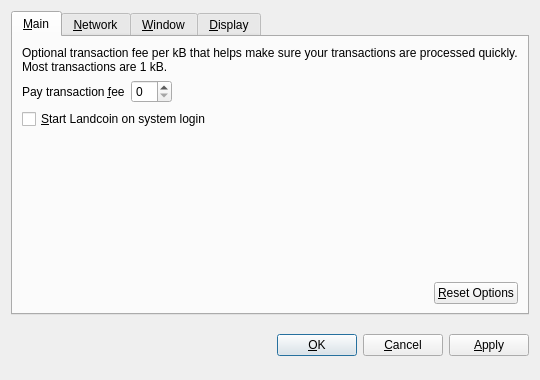
<?xml version="1.0" encoding="UTF-8"?>
<ui version="4.0">
 <class>OptionsDialog</class>
 <widget class="QDialog" name="OptionsDialog">
  <property name="geometry">
   <rect>
    <x>0</x>
    <y>0</y>
    <width>540</width>
    <height>380</height>
   </rect>
  </property>
  <property name="windowTitle">
   <string>Options</string>
  </property>
  <property name="modal">
   <bool>true</bool>
  </property>
  <layout class="QVBoxLayout" name="verticalLayout">
   <item>
    <widget class="QTabWidget" name="tabWidget">
     <property name="tabPosition">
      <enum>QTabWidget::North</enum>
     </property>
     <property name="currentIndex">
      <number>0</number>
     </property>
     <widget class="QWidget" name="tabMain">
      <attribute name="title">
       <string>&amp;Main</string>
      </attribute>
      <layout class="QVBoxLayout" name="verticalLayout_Main">
       <item>
        <widget class="QLabel" name="transactionFeeInfoLabel">
         <property name="text">
          <string>Optional transaction fee per kB that helps make sure your transactions are processed quickly. Most transactions are 1 kB.</string>
         </property>
         <property name="textFormat">
          <enum>Qt::PlainText</enum>
         </property>
         <property name="wordWrap">
          <bool>true</bool>
         </property>
        </widget>
       </item>
       <item>
        <layout class="QHBoxLayout" name="horizontalLayout_1_Main">
         <item>
          <widget class="QLabel" name="transactionFeeLabel">
           <property name="text">
            <string>Pay transaction &amp;fee</string>
           </property>
           <property name="textFormat">
            <enum>Qt::PlainText</enum>
           </property>
           <property name="buddy">
            <cstring>transactionFee</cstring>
           </property>
          </widget>
         </item>
         <item>
          <widget class="BitcoinAmountField" name="transactionFee"/>
         </item>
         <item>
          <spacer name="horizontalSpacer_1_Main">
           <property name="orientation">
            <enum>Qt::Horizontal</enum>
           </property>
           <property name="sizeHint" stdset="0">
            <size>
             <width>40</width>
             <height>20</height>
            </size>
           </property>
          </spacer>
         </item>
        </layout>
       </item>
       <item>
        <widget class="QCheckBox" name="bitcoinAtStartup">
         <property name="toolTip">
          <string>Automatically start Landcoin after logging in to the system.</string>
         </property>
         <property name="text">
          <string>&amp;Start Landcoin on system login</string>
         </property>
        </widget>
       </item>
       <item>
        <spacer name="verticalSpacer_Main">
         <property name="orientation">
          <enum>Qt::Vertical</enum>
         </property>
         <property name="sizeHint" stdset="0">
          <size>
           <width>20</width>
           <height>40</height>
          </size>
         </property>
        </spacer>
       </item>
       <item>
        <layout class="QHBoxLayout" name="horizontalLayout_2_Main">
         <item>
          <spacer name="horizontalSpacer_2_Main">
           <property name="orientation">
            <enum>Qt::Horizontal</enum>
           </property>
           <property name="sizeHint" stdset="0">
            <size>
             <width>40</width>
             <height>20</height>
            </size>
           </property>
          </spacer>
         </item>
         <item>
          <widget class="QPushButton" name="resetButton">
           <property name="toolTip">
            <string>Reset all client options to default.</string>
           </property>
           <property name="text">
            <string>&amp;Reset Options</string>
           </property>
           <property name="autoDefault">
            <bool>false</bool>
           </property>
          </widget>
         </item>
        </layout>
       </item>
      </layout>
     </widget>
     <widget class="QWidget" name="tabNetwork">
      <attribute name="title">
       <string>&amp;Network</string>
      </attribute>
      <layout class="QVBoxLayout" name="verticalLayout_Network">
       <item>
        <widget class="QCheckBox" name="mapPortUpnp">
         <property name="toolTip">
          <string>Automatically open the Landcoin client port on the router. This only works when your router supports UPnP and it is enabled.</string>
         </property>
         <property name="text">
          <string>Map port using &amp;UPnP</string>
         </property>
        </widget>
       </item>
       <item>
        <widget class="QCheckBox" name="connectSocks">
         <property name="toolTip">
          <string>Connect to the Landcoin network through a SOCKS proxy (e.g. when connecting through Tor).</string>
         </property>
         <property name="text">
          <string>&amp;Connect through SOCKS proxy:</string>
         </property>
        </widget>
       </item>
       <item>
        <layout class="QHBoxLayout" name="horizontalLayout_Network">
         <item>
          <widget class="QLabel" name="proxyIpLabel">
           <property name="text">
            <string>Proxy &amp;IP:</string>
           </property>
           <property name="textFormat">
            <enum>Qt::PlainText</enum>
           </property>
           <property name="buddy">
            <cstring>proxyIp</cstring>
           </property>
          </widget>
         </item>
         <item>
          <widget class="QValidatedLineEdit" name="proxyIp">
           <property name="maximumSize">
            <size>
             <width>140</width>
             <height>16777215</height>
            </size>
           </property>
           <property name="toolTip">
            <string>IP address of the proxy (e.g. 127.0.0.1)</string>
           </property>
          </widget>
         </item>
         <item>
          <widget class="QLabel" name="proxyPortLabel">
           <property name="text">
            <string>&amp;Port:</string>
           </property>
           <property name="textFormat">
            <enum>Qt::PlainText</enum>
           </property>
           <property name="buddy">
            <cstring>proxyPort</cstring>
           </property>
          </widget>
         </item>
         <item>
          <widget class="QLineEdit" name="proxyPort">
           <property name="maximumSize">
            <size>
             <width>55</width>
             <height>16777215</height>
            </size>
           </property>
           <property name="toolTip">
            <string>Port of the proxy (e.g. 9050)</string>
           </property>
          </widget>
         </item>
         <item>
          <widget class="QLabel" name="socksVersionLabel">
           <property name="text">
            <string>SOCKS &amp;Version:</string>
           </property>
           <property name="textFormat">
            <enum>Qt::PlainText</enum>
           </property>
           <property name="buddy">
            <cstring>socksVersion</cstring>
           </property>
          </widget>
         </item>
         <item>
          <widget class="QValueComboBox" name="socksVersion">
           <property name="toolTip">
            <string>SOCKS version of the proxy (e.g. 5)</string>
           </property>
          </widget>
         </item>
         <item>
          <spacer name="horizontalSpacer_Network">
           <property name="orientation">
            <enum>Qt::Horizontal</enum>
           </property>
           <property name="sizeHint" stdset="0">
            <size>
             <width>40</width>
             <height>20</height>
            </size>
           </property>
          </spacer>
         </item>
        </layout>
       </item>
       <item>
        <spacer name="verticalSpacer_Network">
         <property name="orientation">
          <enum>Qt::Vertical</enum>
         </property>
         <property name="sizeHint" stdset="0">
          <size>
           <width>20</width>
           <height>40</height>
          </size>
         </property>
        </spacer>
       </item>
      </layout>
     </widget>
     <widget class="QWidget" name="tabWindow">
      <attribute name="title">
       <string>&amp;Window</string>
      </attribute>
      <layout class="QVBoxLayout" name="verticalLayout_Window">
       <item>
        <widget class="QCheckBox" name="minimizeToTray">
         <property name="toolTip">
          <string>Show only a tray icon after minimizing the window.</string>
         </property>
         <property name="text">
          <string>&amp;Minimize to the tray instead of the taskbar</string>
         </property>
        </widget>
       </item>
       <item>
        <widget class="QCheckBox" name="minimizeOnClose">
         <property name="toolTip">
          <string>Minimize instead of exit the application when the window is closed. When this option is enabled, the application will be closed only after selecting Quit in the menu.</string>
         </property>
         <property name="text">
          <string>M&amp;inimize on close</string>
         </property>
        </widget>
       </item>
       <item>
        <spacer name="verticalSpacer_Window">
         <property name="orientation">
          <enum>Qt::Vertical</enum>
         </property>
         <property name="sizeHint" stdset="0">
          <size>
           <width>20</width>
           <height>40</height>
          </size>
         </property>
        </spacer>
       </item>
      </layout>
     </widget>
     <widget class="QWidget" name="tabDisplay">
      <attribute name="title">
       <string>&amp;Display</string>
      </attribute>
      <layout class="QVBoxLayout" name="verticalLayout_Display">
       <item>
        <layout class="QHBoxLayout" name="horizontalLayout_1_Display">
         <item>
          <widget class="QLabel" name="langLabel">
           <property name="text">
            <string>User Interface &amp;language:</string>
           </property>
           <property name="textFormat">
            <enum>Qt::PlainText</enum>
           </property>
           <property name="buddy">
            <cstring>lang</cstring>
           </property>
          </widget>
         </item>
         <item>
          <widget class="QValueComboBox" name="lang">
           <property name="toolTip">
            <string>The user interface language can be set here. This setting will take effect after restarting Landcoin.</string>
           </property>
          </widget>
         </item>
        </layout>
       </item>
       <item>
        <layout class="QHBoxLayout" name="horizontalLayout_2_Display">
         <item>
          <widget class="QLabel" name="unitLabel">
           <property name="text">
            <string>&amp;Unit to show amounts in:</string>
           </property>
           <property name="textFormat">
            <enum>Qt::PlainText</enum>
           </property>
           <property name="buddy">
            <cstring>unit</cstring>
           </property>
          </widget>
         </item>
         <item>
          <widget class="QValueComboBox" name="unit">
           <property name="toolTip">
            <string>Choose the default subdivision unit to show in the interface and when sending coins.</string>
           </property>
          </widget>
         </item>
        </layout>
       </item>
       <item>
        <widget class="QCheckBox" name="displayAddresses">
         <property name="toolTip">
          <string>Whether to show Landcoin addresses in the transaction list or not.</string>
         </property>
         <property name="text">
          <string>&amp;Display addresses in transaction list</string>
         </property>
        </widget>
       </item>
       <item>
        <spacer name="verticalSpacer_Display">
         <property name="orientation">
          <enum>Qt::Vertical</enum>
         </property>
         <property name="sizeHint" stdset="0">
          <size>
           <width>20</width>
           <height>40</height>
          </size>
         </property>
        </spacer>
       </item>
      </layout>
     </widget>
    </widget>
   </item>
   <item>
    <layout class="QHBoxLayout" name="horizontalLayout_Buttons">
     <item>
      <spacer name="horizontalSpacer_1">
       <property name="orientation">
        <enum>Qt::Horizontal</enum>
       </property>
       <property name="sizeHint" stdset="0">
        <size>
         <width>40</width>
         <height>48</height>
        </size>
       </property>
      </spacer>
     </item>
     <item>
      <widget class="QLabel" name="statusLabel">
       <property name="font">
        <font>
         <weight>75</weight>
         <bold>true</bold>
        </font>
       </property>
       <property name="text">
        <string/>
       </property>
       <property name="textFormat">
        <enum>Qt::PlainText</enum>
       </property>
       <property name="wordWrap">
        <bool>true</bool>
       </property>
      </widget>
     </item>
     <item>
      <spacer name="horizontalSpacer_2">
       <property name="orientation">
        <enum>Qt::Horizontal</enum>
       </property>
       <property name="sizeHint" stdset="0">
        <size>
         <width>40</width>
         <height>48</height>
        </size>
       </property>
      </spacer>
     </item>
     <item>
      <widget class="QPushButton" name="okButton">
       <property name="text">
        <string>&amp;OK</string>
       </property>
      </widget>
     </item>
     <item>
      <widget class="QPushButton" name="cancelButton">
       <property name="text">
        <string>&amp;Cancel</string>
       </property>
       <property name="autoDefault">
        <bool>false</bool>
       </property>
      </widget>
     </item>
     <item>
      <widget class="QPushButton" name="applyButton">
       <property name="text">
        <string>&amp;Apply</string>
       </property>
       <property name="autoDefault">
        <bool>false</bool>
       </property>
      </widget>
     </item>
    </layout>
   </item>
  </layout>
 </widget>
 <customwidgets>
  <customwidget>
   <class>BitcoinAmountField</class>
   <extends>QSpinBox</extends>
   <header>bitcoinamountfield.h</header>
  </customwidget>
  <customwidget>
   <class>QValueComboBox</class>
   <extends>QComboBox</extends>
   <header>qvaluecombobox.h</header>
  </customwidget>
  <customwidget>
   <class>QValidatedLineEdit</class>
   <extends>QLineEdit</extends>
   <header>qvalidatedlineedit.h</header>
  </customwidget>
 </customwidgets>
 <resources/>
 <connections/>
</ui>
